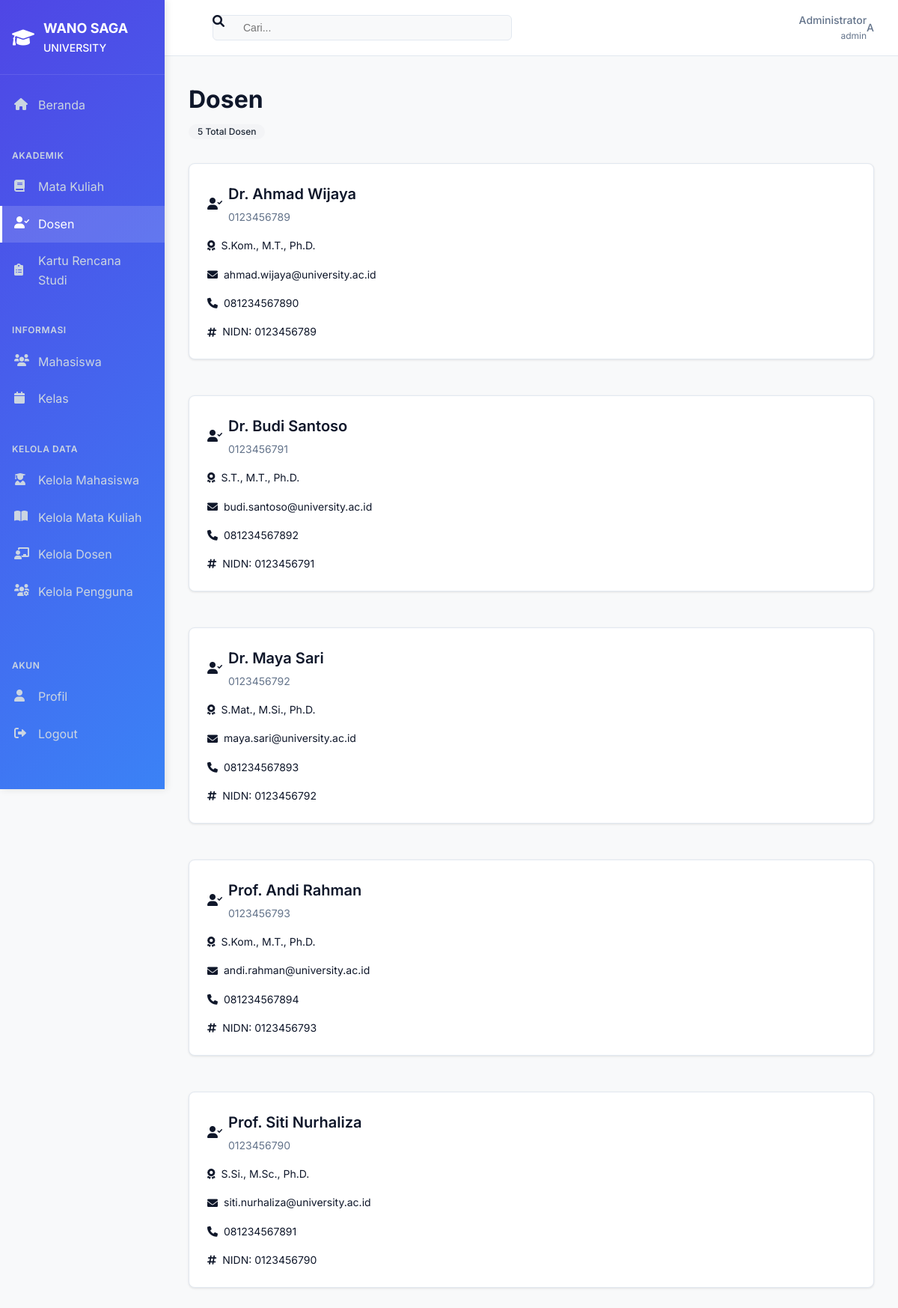
/lecturers.php (signed in), run on the app's committed database.
### tables this page shows
CREATE TABLE IF NOT EXISTS dosen (
    id_dosen INT(11) AUTO_INCREMENT PRIMARY KEY,
    nidn VARCHAR(20) UNIQUE NOT NULL,
    nama_dosen VARCHAR(100) NOT NULL,
    gelar VARCHAR(50),
    email VARCHAR(100) UNIQUE,
    nomor_telepon VARCHAR(15),
    created_at TIMESTAMP DEFAULT CURRENT_TIMESTAMP,
    updated_at TIMESTAMP DEFAULT CURRENT_TIMESTAMP ON UPDATE CURRENT_TIMESTAMP
);

### includes/functions.php (called while the page is built, shortened)
<?php
require_once 'config/database.php';
class KRSSystem {
    private $conn;
    public function __construct() {
        $this->db = new Database();
        $this->conn = $this->db->getConnection();
    }
    public function getLecturers() {
        try {
            $query = "SELECT * FROM dosen ORDER BY nama_dosen ASC";
            $stmt = $this->conn->prepare($query);
            $stmt->execute();
            $result = $stmt->fetchAll(PDO::FETCH_ASSOC);
            return $result ?: DemoData::getLecturers();
        } catch(PDOException $e) {
            error_log("Database error in getLecturers: " . $e->getMessage());
            return DemoData::getLecturers();
        }
    }
}
?>

### config/database.php (called while the page is built, shortened)
<?php
class Database {
    private $host = 'localhost';
    private $db_name = 'krs_system';
    private $username = 'root';
    private $password = '';
    public function getConnection() {
        $this->conn = null;
        try {
            $this->conn = new PDO("mysql:host=" . $this->host . ";dbname=" . $this->db_name,
                                $this->username, $this->password);
            $this->conn->exec("set names utf8");
            $this->conn->setAttribute(PDO::ATTR_ERRMODE, PDO::ERRMODE_EXCEPTION);
        } catch(PDOException $exception) {
            return null;
        }
        return $this->conn;
    }
}
?>

### lecturers.php (the view, shortened to what this page needs)
<?php
require_once 'includes/functions.php';
$krsSystem = new KRSSystem();
$lecturers = $krsSystem->getLecturers();
include 'includes/header.php';
?>
<div class="sky-fade-in">
    <div class="sky-page-header">
        <h1 class="sky-page-title">Dosen</h1>
        <div class="flex items-center justify-between mb-4">
            <span class="badge bg-gray-100 text-gray-800"><?php echo count($lecturers); ?> Total Dosen</span>
        </div>
    </div>
    <div class="grid grid-cols-1 md:grid-cols-2 lg:grid-cols-3 gap-6">
        <?php foreach ($lecturers as $lecturer): ?>
        <div class="sky-card">
            <div class="sky-card-header">
                <div class="flex items-center space-x-2">
                    <i class="fas fa-user-check text-purple-600"></i>
                    <div>
                        <h3 class="sky-card-title"><?php echo htmlspecialchars($lecturer['nama_dosen']); ?></h3>
                        <p class="sky-card-description"><?php echo htmlspecialchars($lecturer['nidn']); ?></p>
                    </div>
                </div>
            </div>
            <div class="space-y-4">
                <?php if (!empty($lecturer['gelar'])): ?>
                <div class="flex items-center space-x-2 text-sm">
                    <i class="fas fa-award text-gray-400"></i>
                    <span><?php echo htmlspecialchars($lecturer['gelar']); ?></span>
                </div>
                <?php endif; ?>
                <?php if (!empty($lecturer['email'])): ?>
                <div class="flex items-center space-x-2 text-sm">
                    <i class="fas fa-envelope text-gray-400"></i>
                    <span class="truncate"><?php echo htmlspecialchars($lecturer['email']); ?></span>
                </div>
                <?php endif; ?>
                <?php if (!empty($lecturer['nomor_telepon'])): ?>
                <div class="flex items-center space-x-2 text-sm">
                    <i class="fas fa-phone text-gray-400"></i>
                    <span><?php echo htmlspecialchars($lecturer['nomor_telepon']); ?></span>
                </div>
                <?php endif; ?>
                <div class="flex items-center space-x-2 text-sm">
                    <i class="fas fa-hashtag text-gray-400"></i>
                    <span class="text-gray-600">NIDN: <?php echo htmlspecialchars($lecturer['nidn']); ?></span>
                </div>
            </div>
        </div>
        <?php endforeach; ?>
    </div>
</div>
<?php include 'includes/footer.php'; ?>

### assets/css/style.css (style rules this page uses)
:root { --background: 248, 249, 250; --foreground: 15, 23, 42; --card: 255, 255, 255; --card-foreground: 15, 23, 42; --primary: 79, 70, 229; --primary-foreground: 255, 255, 255; --secondary: 241, 245, 249; --secondary-foreground: 15, 23, 42; --muted: 241, 245, 249; --muted-foreground: 100, 116, 139; --border: 226, 232, 240; --sidebar-bg: linear-gradient(135deg, #4f46e5 0%, #3b82f6 100%); --sidebar-text: 255, 255, 255; --sidebar-text-muted: 203, 213, 225; }
* { margin: 0; padding: 0; box-sizing: border-box; }
body { font-family: "Inter", -apple-system, BlinkMacSystemFont, "Segoe UI", "Roboto", sans-serif; background-color: rgb(var(--background)); color: rgb(var(--foreground)); line-height: 1.6; }
.sky-page-header { margin-bottom: 2rem; }
.sky-page-title { font-size: 2rem; font-weight: 700; color: rgb(var(--foreground)); margin-bottom: 0.5rem; }
.sky-card { background: rgb(var(--card)); border: 1px solid rgb(var(--border)); border-radius: 0.5rem; padding: 1.5rem; box-shadow: 0 1px 3px rgba(0, 0, 0, 0.1); transition: box-shadow 0.2s ease; margin-bottom: 1.5rem; }
.sky-card-header { margin-bottom: 1rem; }
.sky-card-title { font-size: 1.25rem; font-weight: 600; margin-bottom: 0.25rem; }
.sky-card-description { color: rgb(var(--muted-foreground)); font-size: 0.875rem; }
.grid { display: grid; }
.grid-cols-1 { grid-template-columns: repeat(1, minmax(0, 1fr)); }
.gap-6 { gap: 1.5rem; }
.badge { display: inline-flex; align-items: center; padding: 0.25rem 0.75rem; border-radius: 9999px; font-size: 0.75rem; font-weight: 500; line-height: 1; }
.bg-gray-100 { background-color: #f3f4f6; }
.text-gray-800 { color: #1f2937; }
.sky-fade-in { animation: fadeIn 0.3s ease-out; }
.text-sm { font-size: 0.875rem; }
.mb-4 { margin-bottom: 1rem; }
.flex { display: flex; }
.items-center { align-items: center; }
.justify-between { justify-content: space-between; }
.space-x-2 > * + * { margin-left: 0.5rem; }
.space-y-4 > * + * { margin-top: 1rem; }
.truncate { overflow: hidden; text-overflow: ellipsis; white-space: nowrap; }

### assets/css/forms.css (style rules this page uses)
.badge { display: inline-flex; align-items: center; padding: 0.25rem 0.75rem; border-radius: 9999px; font-size: 0.75rem; font-weight: 500; line-height: 1; }

### data on the page
dosen: nama_dosen "Dr. Ahmad Wijaya", nidn "0123456789", gelar "S.Kom., M.T., Ph.D.", email "ahmad.wijaya@university.ac.id", nomor_telepon "081234567890"
dosen: nama_dosen "Dr. Budi Santoso", nidn "0123456791", gelar "S.T., M.T., Ph.D.", email "budi.santoso@university.ac.id", nomor_telepon "081234567892"
dosen: nama_dosen "Dr. Maya Sari", nidn "0123456792", gelar "S.Mat., M.Si., Ph.D.", email "maya.sari@university.ac.id", nomor_telepon "081234567893"
dosen: nama_dosen "Prof. Andi Rahman", nidn "0123456793", gelar "S.Kom., M.T., Ph.D.", email "andi.rahman@university.ac.id", nomor_telepon "081234567894"
dosen: nama_dosen "Prof. Siti Nurhaliza", nidn "0123456790", gelar "S.Si., M.Sc., Ph.D.", email "siti.nurhaliza@university.ac.id", nomor_telepon "081234567891"

### other printed values
$currentUser['full_name'] "Administrator"
$currentUser['role'] "admin"
substr($currentUser['full_name'], 0, 1) "A"
count($lecturers) "5"
